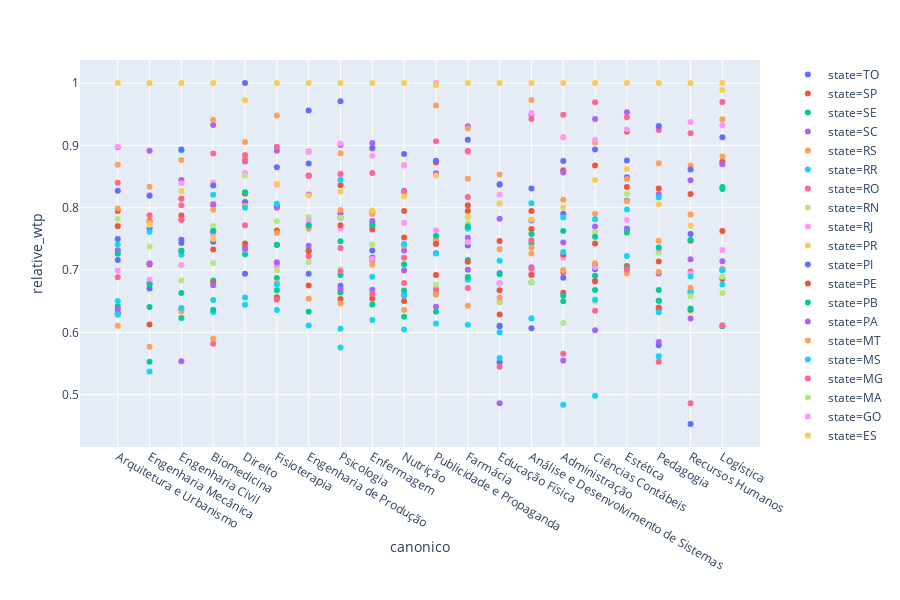

Notebook code for this chart:
### Code cell
df = spark.sql("""WITH base AS(
SELECT
cities.state AS state,
canonical_courses.name AS canonico,
AVG(maximum_value) AS wtp,
count(*) AS qtd
FROM
bi.global_users_searchs
JOIN
querobolsa_production.cities ON global_users_searchs.city_id = cities.id
JOIN
querobolsa_production.canonical_courses ON global_users_searchs.canonical_course_id = canonical_courses.id

WHERE
maximum_value <= 3000
AND
level_id = 1
AND
kind_id = 1
AND
global_users_searchs.canonical_course_id IN (2,10,14,34,48,115,121,140,153,170,192,211,214,217,257,288,869,341,346,356)

GROUP BY
1,2

ORDER BY
1,3 desc
),
base_ordem AS(
SELECT
canonical_courses.name AS canonico,
AVG(maximum_value) AS wtp_geral

FROM
bi.global_users_searchs
JOIN
querobolsa_production.cities ON global_users_searchs.city_id = cities.id
JOIN
querobolsa_production.canonical_courses ON global_users_searchs.canonical_course_id = canonical_courses.id

WHERE
maximum_value <= 3000
AND
level_id = 1
AND
kind_id = 1
AND
global_users_searchs.canonical_course_id IN (2,10,14,34,48,115,121,140,153,170,192,211,214,217,257,288,869,341,346,356)
AND
cities.state = 'PR'
AND
global_users_searchs.created_at >= '2019-10-01'

GROUP BY
1

ORDER BY
1,2 desc
)

SELECT
base.state,
base.canonico,
wtp,
qtd,
base_ordem.wtp_geral,
max(wtp) OVER
  (partition by base.canonico) AS max_wtp_canonico,
wtp/max(wtp) OVER
  (partition by base.canonico) AS relative_wtp

FROM
base
JOIN
base_ordem ON base_ordem.canonico = base.canonico

WHERE
qtd >= 100

ORDER BY
1 desc,5 desc""").toPandas()

fig = px.scatter(df, x='canonico', y='relative_wtp', color='state')
fig.show()

### Figure 1 — Plotly figure (JSON) as saved in the notebook; plotly's stock layout.template omitted (floating-point values rounded to 4 significant figures)
{"data": [{"hoverlabel": {"namelength": 0}, "hovertemplate": "state=TO<br>canonico=%{x}<br>relative_wtp=%{y}", "legendgroup": "state=TO", "marker": {"color": "#636efa", "symbol": "circle"}, "mode": "markers", "name": "state=TO", "showlegend": true, "type": "scatter", "x": ["Arquitetura e Urbanismo", "Engenharia Mecânica", "Engenharia Civil", "Biomedicina", "Direito", "Fisioterapia", "Engenharia de Produção", "Psicologia", "Enfermagem", "Nutrição", "Publicidade e Propaganda", "Farmácia", "Educação Física", "Análise e Desenvolvimento de Sistemas", "Administração", "Ciências Contábeis", "Estética", "Pedagogia", "Recursos Humanos"], "xaxis": "x", "y": [0.7497, 0.7671, 0.7434, 0.7606, 0.8092, 0.8029, 0.956, 0.784, 0.7203, 0.7403, 0.727, 0.7394, 0.5519, 0.6067, 0.7905, 0.7012, 0.8491, 0.5792, 0.4531], "yaxis": "y"}, {"hoverlabel": {"namelength": 0}, "hovertemplate": "state=SP<br>canonico=%{x}<br>relative_wtp=%{y}", "legendgroup": "state=SP", "marker": {"color": "#EF553B", "symbol": "circle"}, "mode": "markers", "name": "state=SP", "showlegend": true, "type": "scatter", "x": ["Arquitetura e Urbanismo", "Engenharia Mecânica", "Engenharia Civil", "Biomedicina", "Direito", "Fisioterapia", "Engenharia de Produção", "Psicologia", "Enfermagem", "Nutrição", "Publicidade e Propaganda", "Farmácia", "Educação Física", "Análise e Desenvolvimento de Sistemas", "Administração", "Ciências Contábeis", "Estética", "Pedagogia", "Logística", "Recursos Humanos"], "xaxis": "x", "y": [0.7946, 0.7788, 0.7877, 0.7628, 0.8231, 0.7635, 0.8519, 0.8361, 0.7941, 0.7521, 0.8726, 0.7949, 0.7466, 0.7948, 0.8603, 0.8677, 0.9225, 0.8308, 0.8737, 0.8219], "yaxis": "y"}, {"hoverlabel": {"namelength": 0}, "hovertemplate": "state=SE<br>canonico=%{x}<br>relative_wtp=%{y}", "legendgroup": "state=SE", "marker": {"color": "#00cc96", "symbol": "circle"}, "mode": "markers", "name": "state=SE", "showlegend": true, "type": "scatter", "x": ["Arquitetura e Urbanismo", "Engenharia Mecânica", "Engenharia Civil", "Biomedicina", "Direito", "Fisioterapia", "Engenharia de Produção", "Psicologia", "Enfermagem", "Nutrição", "Publicidade e Propaganda", "Farmácia", "Educação Física", "Análise e Desenvolvimento de Sistemas", "Administração", "Ciências Contábeis", "Estética", "Pedagogia", "Logística", "Recursos Humanos"], "xaxis": "x", "y": [0.6288, 0.5528, 0.6231, 0.6831, 0.736, 0.6871, 0.6332, 0.6921, 0.716, 0.6671, 0.6686, 0.7163, 0.6106, 0.7432, 0.6501, 0.6678, 0.7654, 0.668, 0.6096, 0.6661], "yaxis": "y"}, {"hoverlabel": {"namelength": 0}, "hovertemplate": "state=SC<br>canonico=%{x}<br>relative_wtp=%{y}", "legendgroup": "state=SC", "marker": {"color": "#ab63fa", "symbol": "circle"}, "mode": "markers", "name": "state=SC", "showlegend": true, "type": "scatter", "x": ["Arquitetura e Urbanismo", "Engenharia Mecânica", "Engenharia Civil", "Biomedicina", "Direito", "Fisioterapia", "Engenharia de Produção", "Psicologia", "Enfermagem", "Nutrição", "Publicidade e Propaganda", "Farmácia", "Educação Física", "Análise e Desenvolvimento de Sistemas", "Administração", "Ciências Contábeis", "Estética", "Pedagogia", "Logística", "Recursos Humanos"], "xaxis": "x", "y": [0.8971, 0.8915, 0.8444, 0.9328, 0.8742, 0.8913, 0.8214, 0.9008, 0.9038, 0.8274, 0.8553, 0.9308, 0.7822, 0.9493, 0.8564, 0.9423, 0.9533, 0.8218, 0.87, 0.8443], "yaxis": "y"}, {"hoverlabel": {"namelength": 0}, "hovertemplate": "state=RS<br>canonico=%{x}<br>relative_wtp=%{y}", "legendgroup": "state=RS", "marker": {"color": "#FFA15A", "symbol": "circle"}, "mode": "markers", "name": "state=RS", "showlegend": true, "type": "scatter", "x": ["Arquitetura e Urbanismo", "Engenharia Mecânica", "Engenharia Civil", "Biomedicina", "Direito", "Fisioterapia", "Engenharia de Produção", "Psicologia", "Enfermagem", "Nutrição", "Publicidade e Propaganda", "Farmácia", "Educação Física", "Análise e Desenvolvimento de Sistemas", "Administração", "Ciências Contábeis", "Estética", "Pedagogia", "Logística", "Recursos Humanos"], "xaxis": "x", "y": [0.8691, 0.8336, 0.8766, 0.9413, 0.8807, 0.948, 0.8905, 0.8874, 0.8948, 0.868, 0.964, 0.927, 0.8534, 0.9728, 0.9132, 0.9047, 0.8461, 0.8714, 0.9419, 0.8676], "yaxis": "y"}, {"hoverlabel": {"namelength": 0}, "hovertemplate": "state=RR<br>canonico=%{x}<br>relative_wtp=%{y}", "legendgroup": "state=RR", "marker": {"color": "#19d3f3", "symbol": "circle"}, "mode": "markers", "name": "state=RR", "showlegend": true, "type": "scatter", "x": ["Arquitetura e Urbanismo", "Engenharia Civil", "Biomedicina", "Direito", "Fisioterapia", "Psicologia", "Enfermagem", "Nutrição", "Farmácia", "Educação Física", "Administração", "Ciências Contábeis", "Pedagogia"], "xaxis": "x", "y": [0.6504, 0.7246, 0.6321, 0.6561, 0.6358, 0.5759, 0.6199, 0.6044, 0.6846, 0.559, 0.4836, 0.4981, 0.5616], "yaxis": "y"}, {"hoverlabel": {"namelength": 0}, "hovertemplate": "state=RO<br>canonico=%{x}<br>relative_wtp=%{y}", "legendgroup": "state=RO", "marker": {"color": "#FF6692", "symbol": "circle"}, "mode": "markers", "name": "state=RO", "showlegend": true, "type": "scatter", "x": ["Arquitetura e Urbanismo", "Engenharia Mecânica", "Engenharia Civil", "Biomedicina", "Direito", "Fisioterapia", "Engenharia de Produção", "Psicologia", "Enfermagem", "Nutrição", "Publicidade e Propaganda", "Farmácia", "Educação Física", "Análise e Desenvolvimento de Sistemas", "Administração", "Ciências Contábeis", "Estética", "Pedagogia", "Logística", "Recursos Humanos"], "xaxis": "x", "y": [0.7308, 0.6789, 0.8038, 0.806, 0.8848, 0.8002, 0.7221, 0.7355, 0.7751, 0.7199, 0.6687, 0.8173, 0.6486, 0.7477, 0.6959, 0.6818, 0.763, 0.6509, 0.6115, 0.6979], "yaxis": "y"}, {"hoverlabel": {"namelength": 0}, "hovertemplate": "state=RN<br>canonico=%{x}<br>relative_wtp=%{y}", "legendgroup": "state=RN", "marker": {"color": "#B6E880", "symbol": "circle"}, "mode": "markers", "name": "state=RN", "showlegend": true, "type": "scatter", "x": ["Arquitetura e Urbanismo", "Engenharia Mecânica", "Engenharia Civil", "Biomedicina", "Direito", "Fisioterapia", "Engenharia de Produção", "Psicologia", "Enfermagem", "Nutrição", "Publicidade e Propaganda", "Farmácia", "Educação Física", "Análise e Desenvolvimento de Sistemas", "Administração", "Ciências Contábeis", "Estética", "Pedagogia", "Logística", "Recursos Humanos"], "xaxis": "x", "y": [0.6283, 0.7378, 0.6833, 0.7115, 0.7307, 0.6997, 0.713, 0.7011, 0.6581, 0.6585, 0.661, 0.7861, 0.6489, 0.6217, 0.6148, 0.6494, 0.6996, 0.636, 0.6632, 0.6341], "yaxis": "y"}, {"hoverlabel": {"namelength": 0}, "hovertemplate": "state=RJ<br>canonico=%{x}<br>relative_wtp=%{y}", "legendgroup": "state=RJ", "marker": {"color": "#FF97FF", "symbol": "circle"}, "mode": "markers", "name": "state=RJ", "showlegend": true, "type": "scatter", "x": ["Arquitetura e Urbanismo", "Engenharia Mecânica", "Engenharia Civil", "Biomedicina", "Direito", "Fisioterapia", "Engenharia de Produção", "Psicologia", "Enfermagem", "Nutrição", "Publicidade e Propaganda", "Farmácia", "Educação Física", "Análise e Desenvolvimento de Sistemas", "Administração", "Ciências Contábeis", "Estética", "Pedagogia", "Logística", "Recursos Humanos"], "xaxis": "x", "y": [0.8978, 0.8206, 0.8394, 0.8405, 0.8555, 0.8369, 0.889, 0.9029, 0.8834, 0.8676, 1, 0.8896, 0.8212, 0.9518, 0.9128, 0.9092, 0.9256, 0.9314, 0.9323, 0.9377], "yaxis": "y"}, {"hoverlabel": {"namelength": 0}, "hovertemplate": "state=PR<br>canonico=%{x}<br>relative_wtp=%{y}", "legendgroup": "state=PR", "marker": {"color": "#FECB52", "symbol": "circle"}, "mode": "markers", "name": "state=PR", "showlegend": true, "type": "scatter", "x": ["Arquitetura e Urbanismo", "Engenharia Mecânica", "Engenharia Civil", "Biomedicina", "Direito", "Fisioterapia", "Engenharia de Produção", "Psicologia", "Enfermagem", "Nutrição", "Publicidade e Propaganda", "Farmácia", "Educação Física", "Análise e Desenvolvimento de Sistemas", "Administração", "Ciências Contábeis", "Estética", "Pedagogia", "Logística", "Recursos Humanos"], "xaxis": "x", "y": [1, 1, 1, 1, 0.9725, 1, 1, 1, 1, 1, 0.9968, 1, 1, 1, 1, 1, 1, 1, 1, 1], "yaxis": "y"}, {"hoverlabel": {"namelength": 0}, "hovertemplate": "state=PI<br>canonico=%{x}<br>relative_wtp=%{y}", "legendgroup": "state=PI", "marker": {"color": "#636efa", "symbol": "circle"}, "mode": "markers", "name": "state=PI", "showlegend": true, "type": "scatter", "x": ["Arquitetura e Urbanismo", "Engenharia Mecânica", "Engenharia Civil", "Biomedicina", "Direito", "Fisioterapia", "Engenharia de Produção", "Psicologia", "Enfermagem", "Nutrição", "Publicidade e Propaganda", "Farmácia", "Educação Física", "Análise e Desenvolvimento de Sistemas", "Administração", "Ciências Contábeis", "Estética", "Pedagogia", "Logística", "Recursos Humanos"], "xaxis": "x", "y": [0.716, 0.6702, 0.7487, 0.7455, 0.694, 0.708, 0.6939, 0.675, 0.7314, 0.6601, 0.661, 0.7679, 0.6096, 0.7793, 0.6876, 0.7083, 0.8112, 0.6375, 0.7007, 0.7577], "yaxis": "y"}, {"hoverlabel": {"namelength": 0}, "hovertemplate": "state=PE<br>canonico=%{x}<br>relative_wtp=%{y}", "legendgroup": "state=PE", "marker": {"color": "#EF553B", "symbol": "circle"}, "mode": "markers", "name": "state=PE", "showlegend": true, "type": "scatter", "x": ["Arquitetura e Urbanismo", "Engenharia Mecânica", "Engenharia Civil", "Biomedicina", "Direito", "Fisioterapia", "Engenharia de Produção", "Psicologia", "Enfermagem", "Nutrição", "Publicidade e Propaganda", "Farmácia", "Educação Física", "Análise e Desenvolvimento de Sistemas", "Administração", "Ciências Contábeis", "Estética", "Pedagogia", "Logística", "Recursos Humanos"], "xaxis": "x", "y": [0.6315, 0.6127, 0.6375, 0.6791, 0.7427, 0.6563, 0.6754, 0.6536, 0.6539, 0.6502, 0.6919, 0.7134, 0.6286, 0.766, 0.6635, 0.6826, 0.7066, 0.64, 0.6854, 0.6362], "yaxis": "y"}, {"hoverlabel": {"namelength": 0}, "hovertemplate": "state=PB<br>canonico=%{x}<br>relative_wtp=%{y}", "legendgroup": "state=PB", "marker": {"color": "#00cc96", "symbol": "circle"}, "mode": "markers", "name": "state=PB", "showlegend": true, "type": "scatter", "x": ["Arquitetura e Urbanismo", "Engenharia Mecânica", "Engenharia Civil", "Biomedicina", "Direito", "Fisioterapia", "Engenharia de Produção", "Psicologia", "Enfermagem", "Nutrição", "Publicidade e Propaganda", "Farmácia", "Educação Física", "Análise e Desenvolvimento de Sistemas", "Administração", "Ciências Contábeis", "Estética", "Pedagogia", "Logística", "Recursos Humanos"], "xaxis": "x", "y": [0.6415, 0.6406, 0.6633, 0.6363, 0.7254, 0.6674, 0.7321, 0.6639, 0.6448, 0.625, 0.6331, 0.6889, 0.6787, 0.6804, 0.659, 0.6909, 0.7027, 0.6506, 0.8302, 0.6383], "yaxis": "y"}, {"hoverlabel": {"namelength": 0}, "hovertemplate": "state=PA<br>canonico=%{x}<br>relative_wtp=%{y}", "legendgroup": "state=PA", "marker": {"color": "#ab63fa", "symbol": "circle"}, "mode": "markers", "name": "state=PA", "showlegend": true, "type": "scatter", "x": ["Arquitetura e Urbanismo", "Engenharia Mecânica", "Engenharia Civil", "Biomedicina", "Direito", "Fisioterapia", "Engenharia de Produção", "Psicologia", "Enfermagem", "Nutrição", "Publicidade e Propaganda", "Farmácia", "Educação Física", "Análise e Desenvolvimento de Sistemas", "Administração", "Ciências Contábeis", "Estética", "Pedagogia", "Logística", "Recursos Humanos"], "xaxis": "x", "y": [0.7317, 0.7106, 0.7311, 0.8038, 0.8755, 0.8007, 0.7389, 0.7909, 0.7788, 0.7312, 0.7439, 0.7517, 0.6952, 0.7044, 0.744, 0.7699, 0.7667, 0.6943, 0.7141, 0.7171], "yaxis": "y"}, {"hoverlabel": {"namelength": 0}, "hovertemplate": "state=MT<br>canonico=%{x}<br>relative_wtp=%{y}", "legendgroup": "state=MT", "marker": {"color": "#FFA15A", "symbol": "circle"}, "mode": "markers", "name": "state=MT", "showlegend": true, "type": "scatter", "x": ["Arquitetura e Urbanismo", "Engenharia Mecânica", "Engenharia Civil", "Biomedicina", "Direito", "Fisioterapia", "Engenharia de Produção", "Psicologia", "Enfermagem", "Nutrição", "Publicidade e Propaganda", "Farmácia", "Educação Física", "Análise e Desenvolvimento de Sistemas", "Administração", "Ciências Contábeis", "Estética", "Pedagogia", "Logística", "Recursos Humanos"], "xaxis": "x", "y": [0.7989, 0.7767, 0.8142, 0.7969, 0.8031, 0.7594, 0.7664, 0.7964, 0.7897, 0.7391, 0.7493, 0.8467, 0.7333, 0.7362, 0.8126, 0.7904, 0.8104, 0.7471, 0.8824, 0.7893], "yaxis": "y"}, {"hoverlabel": {"namelength": 0}, "hovertemplate": "state=MS<br>canonico=%{x}<br>relative_wtp=%{y}", "legendgroup": "state=MS", "marker": {"color": "#19d3f3", "symbol": "circle"}, "mode": "markers", "name": "state=MS", "showlegend": true, "type": "scatter", "x": ["Arquitetura e Urbanismo", "Engenharia Mecânica", "Engenharia Civil", "Biomedicina", "Direito", "Fisioterapia", "Engenharia de Produção", "Psicologia", "Enfermagem", "Nutrição", "Publicidade e Propaganda", "Farmácia", "Educação Física", "Análise e Desenvolvimento de Sistemas", "Administração", "Ciências Contábeis", "Estética", "Pedagogia", "Logística", "Recursos Humanos"], "xaxis": "x", "y": [0.7409, 0.7616, 0.8923, 0.8207, 0.8001, 0.8066, 0.7711, 0.8448, 0.7695, 0.742, 0.7267, 0.7665, 0.7151, 0.8072, 0.7843, 0.7815, 0.797, 0.8166, 0.6768, 0.6638], "yaxis": "y"}, {"hoverlabel": {"namelength": 0}, "hovertemplate": "state=MG<br>canonico=%{x}<br>relative_wtp=%{y}", "legendgroup": "state=MG", "marker": {"color": "#FF6692", "symbol": "circle"}, "mode": "markers", "name": "state=MG", "showlegend": true, "type": "scatter", "x": ["Arquitetura e Urbanismo", "Engenharia Mecânica", "Engenharia Civil", "Biomedicina", "Direito", "Fisioterapia", "Engenharia de Produção", "Psicologia", "Enfermagem", "Nutrição", "Publicidade e Propaganda", "Farmácia", "Educação Física", "Análise e Desenvolvimento de Sistemas", "Administração", "Ciências Contábeis", "Estética", "Pedagogia", "Logística", "Recursos Humanos"], "xaxis": "x", "y": [0.8402, 0.7879, 0.8145, 0.8869, 0.8759, 0.8979, 0.8509, 0.8541, 0.8558, 0.8253, 0.9065, 0.8915, 0.838, 0.9424, 0.9492, 0.9693, 0.9451, 0.9248, 0.9696, 0.9197], "yaxis": "y"}, {"hoverlabel": {"namelength": 0}, "hovertemplate": "state=MA<br>canonico=%{x}<br>relative_wtp=%{y}", "legendgroup": "state=MA", "marker": {"color": "#B6E880", "symbol": "circle"}, "mode": "markers", "name": "state=MA", "showlegend": true, "type": "scatter", "x": ["Arquitetura e Urbanismo", "Engenharia Mecânica", "Engenharia Civil", "Biomedicina", "Direito", "Fisioterapia", "Engenharia de Produção", "Psicologia", "Enfermagem", "Nutrição", "Publicidade e Propaganda", "Farmácia", "Educação Física", "Análise e Desenvolvimento de Sistemas", "Administração", "Ciências Contábeis", "Estética", "Pedagogia", "Logística", "Recursos Humanos"], "xaxis": "x", "y": [0.7823, 0.7106, 0.7076, 0.7707, 0.8513, 0.7782, 0.785, 0.7837, 0.7412, 0.7078, 0.6764, 0.7753, 0.6784, 0.6809, 0.7003, 0.7609, 0.8223, 0.7276, 0.6894, 0.6579], "yaxis": "y"}, {"hoverlabel": {"namelength": 0}, "hovertemplate": "state=GO<br>canonico=%{x}<br>relative_wtp=%{y}", "legendgroup": "state=GO", "marker": {"color": "#FF97FF", "symbol": "circle"}, "mode": "markers", "name": "state=GO", "showlegend": true, "type": "scatter", "x": ["Arquitetura e Urbanismo", "Engenharia Mecânica", "Engenharia Civil", "Biomedicina", "Direito", "Fisioterapia", "Engenharia de Produção", "Psicologia", "Enfermagem", "Nutrição", "Publicidade e Propaganda", "Farmácia", "Educação Física", "Análise e Desenvolvimento de Sistemas", "Administração", "Ciências Contábeis", "Estética", "Pedagogia", "Logística", "Recursos Humanos"], "xaxis": "x", "y": [0.6993, 0.6846, 0.7084, 0.7567, 0.733, 0.7077, 0.7789, 0.7663, 0.7183, 0.7761, 0.7639, 0.7446, 0.6792, 0.6943, 0.7198, 0.7047, 0.7805, 0.7336, 0.732, 0.694], "yaxis": "y"}, {"hoverlabel": {"namelength": 0}, "hovertemplate": "state=ES<br>canonico=%{x}<br>relative_wtp=%{y}", "legendgroup": "state=ES", "marker": {"color": "#FECB52", "symbol": "circle"}, "mode": "markers", "name": "state=ES", "showlegend": true, "type": "scatter", "x": ["Arquitetura e Urbanismo", "Engenharia Mecânica", "Engenharia Civil", "Biomedicina", "Direito", "Fisioterapia", "Engenharia de Produção", "Psicologia", "Enfermagem", "Nutrição", "Publicidade e Propaganda", "Farmácia", "Educação Física", "Análise e Desenvolvimento de Sistemas", "Administração", "Ciências Contábeis", "Estética", "Pedagogia", "Logística", "Recursos Humanos"], "xaxis": "x", "y": [0.7716, 0.7723, 0.827, 0.7497, 0.8224, 0.8386, 0.8195, 0.8261, 0.7954, 0.8182, 0.8516, 0.7847, 0.8066, 0.781, 0.8004, 0.8447, 0.8621, 0.8057, 0.9888, 0.7714], "yaxis": "y"}, {"hoverlabel": {"namelength": 0}, "hovertemplate": "state=DF<br>canonico=%{x}<br>relative_wtp=%{y}", "legendgroup": "state=DF", "marker": {"color": "#636efa", "symbol": "circle"}, "mode": "markers", "name": "state=DF", "showlegend": true, "type": "scatter", "x": ["Arquitetura e Urbanismo", "Engenharia Mecânica", "Engenharia Civil", "Biomedicina", "Direito", "Fisioterapia", "Engenharia de Produção", "Psicologia", "Enfermagem", "Nutrição", "Publicidade e Propaganda", "Farmácia", "Educação Física", "Análise e Desenvolvimento de Sistemas", "Administração", "Ciências Contábeis", "Estética", "Pedagogia", "Logística", "Recursos Humanos"], "xaxis": "x", "y": [0.8274, 0.8194, 0.8932, 0.8355, 1, 0.8651, 0.8709, 0.971, 0.896, 0.8863, 0.8753, 0.909, 0.8369, 0.831, 0.875, 0.8935, 0.8756, 0.9306, 0.913, 0.8615], "yaxis": "y"}, {"hoverlabel": {"namelength": 0}, "hovertemplate": "state=CE<br>canonico=%{x}<br>relative_wtp=%{y}", "legendgroup": "state=CE", "marker": {"color": "#EF553B", "symbol": "circle"}, "mode": "markers", "name": "state=CE", "showlegend": true, "type": "scatter", "x": ["Arquitetura e Urbanismo", "Engenharia Mecânica", "Engenharia Civil", "Biomedicina", "Direito", "Fisioterapia", "Engenharia de Produção", "Psicologia", "Enfermagem", "Nutrição", "Publicidade e Propaganda", "Farmácia", "Educação Física", "Análise e Desenvolvimento de Sistemas", "Administração", "Ciências Contábeis", "Estética", "Pedagogia", "Logística", "Recursos Humanos"], "xaxis": "x", "y": [0.7702, 0.7088, 0.7808, 0.7331, 0.8227, 0.7406, 0.7302, 0.7717, 0.765, 0.7949, 0.7418, 0.804, 0.6675, 0.692, 0.7246, 0.7425, 0.8331, 0.7139, 0.7625, 0.7471], "yaxis": "y"}, {"hoverlabel": {"namelength": 0}, "hovertemplate": "state=BA<br>canonico=%{x}<br>relative_wtp=%{y}", "legendgroup": "state=BA", "marker": {"color": "#00cc96", "symbol": "circle"}, "mode": "markers", "name": "state=BA", "showlegend": true, "type": "scatter", "x": ["Arquitetura e Urbanismo", "Engenharia Mecânica", "Engenharia Civil", "Biomedicina", "Direito", "Fisioterapia", "Engenharia de Produção", "Psicologia", "Enfermagem", "Nutrição", "Publicidade e Propaganda", "Farmácia", "Educação Física", "Análise e Desenvolvimento de Sistemas", "Administração", "Ciências Contábeis", "Estética", "Pedagogia", "Logística", "Recursos Humanos"], "xaxis": "x", "y": [0.7262, 0.6767, 0.7311, 0.7627, 0.825, 0.7401, 0.7718, 0.7462, 0.772, 0.7094, 0.7549, 0.7704, 0.6933, 0.7577, 0.7626, 0.7535, 0.7603, 0.736, 0.8332, 0.7481], "yaxis": "y"}, {"hoverlabel": {"namelength": 0}, "hovertemplate": "state=AP<br>canonico=%{x}<br>relative_wtp=%{y}", "legendgroup": "state=AP", "marker": {"color": "#ab63fa", "symbol": "circle"}, "mode": "markers", "name": "state=AP", "showlegend": true, "type": "scatter", "x": ["Arquitetura e Urbanismo", "Engenharia Mecânica", "Engenharia Civil", "Biomedicina", "Direito", "Fisioterapia", "Psicologia", "Enfermagem", "Nutrição", "Publicidade e Propaganda", "Farmácia", "Educação Física", "Administração", "Ciências Contábeis", "Pedagogia", "Recursos Humanos"], "xaxis": "x", "y": [0.6372, 0.7104, 0.5536, 0.6756, 0.7341, 0.7123, 0.6691, 0.6686, 0.6993, 0.6413, 0.7004, 0.4861, 0.555, 0.6033, 0.5844, 0.6224], "yaxis": "y"}, {"hoverlabel": {"namelength": 0}, "hovertemplate": "state=AM<br>canonico=%{x}<br>relative_wtp=%{y}", "legendgroup": "state=AM", "marker": {"color": "#FFA15A", "symbol": "circle"}, "mode": "markers", "name": "state=AM", "showlegend": true, "type": "scatter", "x": ["Arquitetura e Urbanismo", "Engenharia Mecânica", "Engenharia Civil", "Biomedicina", "Direito", "Fisioterapia", "Engenharia de Produção", "Psicologia", "Enfermagem", "Nutrição", "Publicidade e Propaganda", "Farmácia", "Educação Física", "Análise e Desenvolvimento de Sistemas", "Administração", "Ciências Contábeis", "Estética", "Pedagogia", "Logística", "Recursos Humanos"], "xaxis": "x", "y": [0.6106, 0.5771, 0.6333, 0.5902, 0.9054, 0.6799, 0.654, 0.6462, 0.7083, 0.636, 0.6606, 0.6425, 0.6556, 0.7267, 0.6997, 0.711, 0.6943, 0.6971, 0.7022, 0.6717], "yaxis": "y"}, {"hoverlabel": {"namelength": 0}, "hovertemplate": "state=AL<br>canonico=%{x}<br>relative_wtp=%{y}", "legendgroup": "state=AL", "marker": {"color": "#19d3f3", "symbol": "circle"}, "mode": "markers", "name": "state=AL", "showlegend": true, "type": "scatter", "x": ["Arquitetura e Urbanismo", "Engenharia Mecânica", "Engenharia Civil", "Biomedicina", "Direito", "Fisioterapia", "Engenharia de Produção", "Psicologia", "Enfermagem", "Nutrição", "Publicidade e Propaganda", "Farmácia", "Educação Física", "Análise e Desenvolvimento de Sistemas", "Administração", "Ciências Contábeis", "Estética", "Pedagogia", "Logística", "Recursos Humanos"], "xaxis": "x", "y": [0.6285, 0.5371, 0.639, 0.652, 0.6443, 0.6766, 0.6109, 0.6057, 0.6891, 0.6595, 0.6142, 0.6123, 0.6002, 0.6227, 0.7289, 0.6524, 0.7227, 0.6322, 0.6997, 0.6897], "yaxis": "y"}, {"hoverlabel": {"namelength": 0}, "hovertemplate": "state=AC<br>canonico=%{x}<br>relative_wtp=%{y}", "legendgroup": "state=AC", "marker": {"color": "#FF6692", "symbol": "circle"}, "mode": "markers", "name": "state=AC", "showlegend": true, "type": "scatter", "x": ["Arquitetura e Urbanismo", "Engenharia Civil", "Biomedicina", "Direito", "Fisioterapia", "Psicologia", "Enfermagem", "Nutrição", "Farmácia", "Educação Física", "Análise e Desenvolvimento de Sistemas", "Administração", "Ciências Contábeis", "Estética", "Pedagogia", "Recursos Humanos"], "xaxis": "x", "y": [0.6885, 0.7811, 0.5818, 0.7721, 0.6522, 0.6982, 0.6621, 0.6791, 0.6711, 0.545, 0.7023, 0.5657, 0.6345, 0.7008, 0.553, 0.4862], "yaxis": "y"}], "layout": {"height": 600, "legend": {"tracegroupgap": 0}, "margin": {"t": 60}, "xaxis": {"anchor": "y", "domain": [0, 0.98], "title": {"text": "canonico"}}, "yaxis": {"anchor": "x", "domain": [0, 1], "title": {"text": "relative_wtp"}}}}
